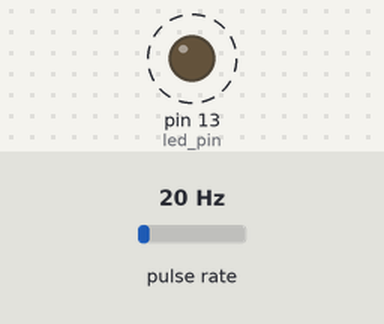
Recording of a program running on a simulated Arduino Uno, built with avr-gcc and run on an emulated ATmega328P. Parts: output pins drawn as LEDs (lit = HIGH). Wiring (inferred from the names in the program): pulse sensor: data pin 5. Dashed ring = blinking. The test bench sets the inputs (shaded band); at power-on: pulse rate 20 Hz. What the program prints to the serial monitor is not drawn.

Above: at 0.5 s.
Timing chart, 0 to 4.6 s (numbered marks = the images above):
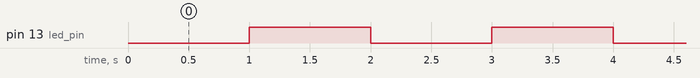

The program:

main.cpp
```cpp
#include <Arduino.h>

const int hardware_counter_pin = 5;    // Input fixed to internal timer
const int led_pin = LED_BUILTIN;

const int sample_period = 1000;        // Sample period in milliseconds
unsigned int count;

void setup() {
  Serial.begin(9600);
  pinMode(led_pin, OUTPUT);

  // Hardware counter setup
  TCCR1A = 0;                          // Reset timer/counter control register A
}

void loop() {
  digitalWrite(led_pin, LOW);
  delay(sample_period);
  digitalWrite(led_pin, HIGH);

  // Start the counting
  bitSet(TCCR1B, CS12);                // Counter clock source is external pin
  bitSet(TCCR1B, CS11);                // Clock on rising edge
  delay(sample_period);

  // Stop the counting
  TCCR1B = 0;                          // Stop the clock
  count = TCNT1;                       // Read the hardware counter
  TCNT1 = 0;                           // Reset the hardware counter
  if (count > 0) {
    Serial.print("Count: ");
    Serial.println(count);
  }
}
```

Measured:
- by itself, pin 13 (led_pin): alternates HIGH for 1.0 s and LOW for 1.0 s
